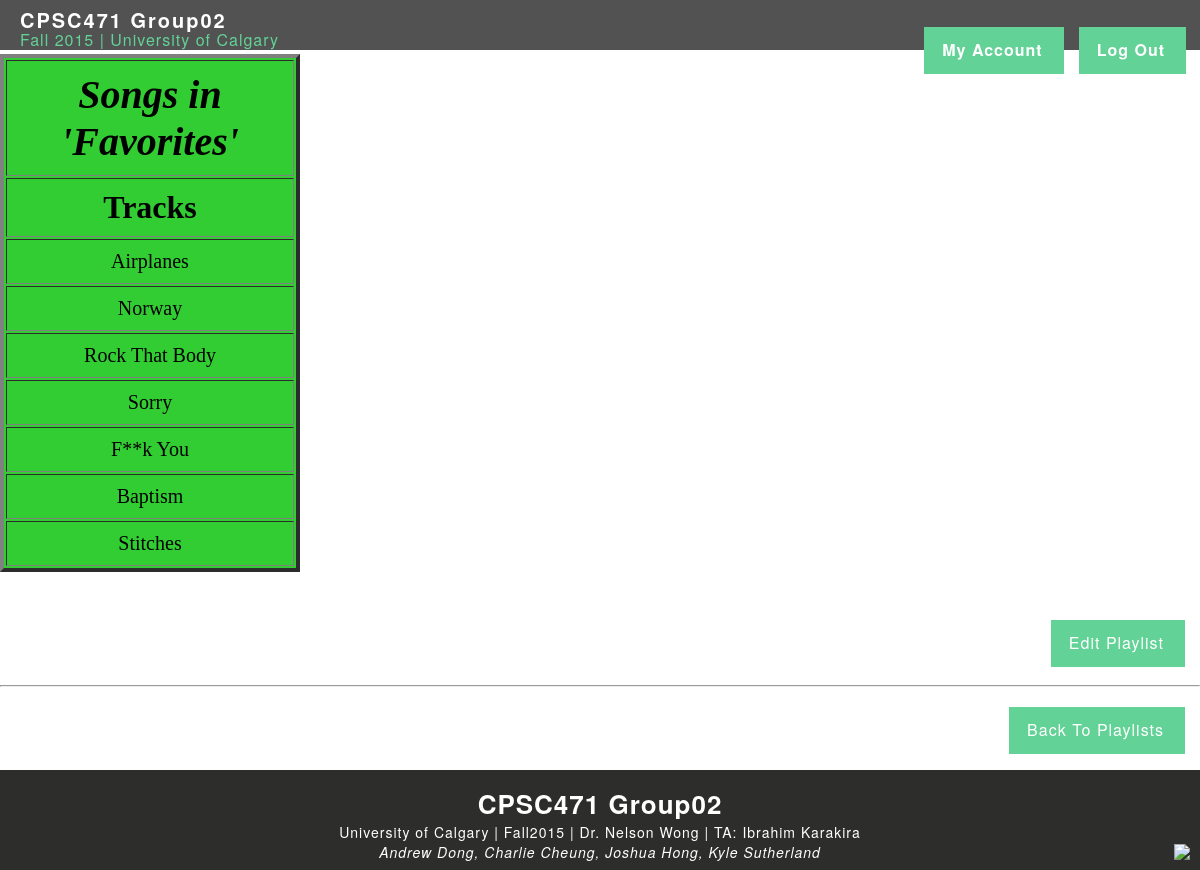
Screenshot of /getPlaylist.php?link=Favorites (signed in) with the database file from the repository.
### tables this page shows
CREATE TABLE IF NOT EXISTS `song` (
  `trackID` int(5) NOT NULL AUTO_INCREMENT,
  `sample` char(255) DEFAULT NULL,
  `songName` char(255) NOT NULL,
  `genre` varchar(255) NOT NULL,
  `Length` varchar(255) NOT NULL,
  `remixTrackNo` int(5) DEFAULT NULL,
  `uid` int(5) DEFAULT NULL,
  `AID` int(5) NOT NULL,
  PRIMARY KEY (`trackID`)
);

### html/getPlaylist.php (the view, shortened to what this page needs)
<?php (include "requireslogin.php");
	include("header.php");
    $playlist_name = $_GET['link'];
    $songs = "SELECT s.songName
                    FROM song s, contain c
                    WHERE c.TID=s.trackID AND c.Pname='$playlist_name'";
    if($result = mysqli_query($link, $songs))
    {
        echo "<table cellpadding='10' border='4' style='width:25%;background-color:LimeGreen;'>";
            echo "<tr>";
                echo "<th style='font-size:250%'><i>Songs in '$playlist_name'</i></th>";
            echo "</tr>";
            echo "<tr>";
                echo'<td style="font-size:200%;text-align:center"><b>Tracks</b></td>';
            echo"</tr>";
        while($row = mysqli_fetch_array($result))
        {
            echo "<tr>";
                echo '<td style="text-align:center;font-size:125%">' . $row['songName']. "</td>";
            echo "</tr>";
        }
        echo "</table>";
    }
    echo "<br/>";
    echo "<br/>";
    echo "<br/>";
    echo "<div id='userbuttons' align='right'><a href='editPlaylist.php?link=" . $playlist_name . "'>Edit Playlist</a></div>";
    echo "<br/>";
    echo "<hr/>";
    echo "<br/>";
    echo "<div id='userbuttons' align='right'><a href='playlists.php'>Back To Playlists</a></div>";
    include("footer.php");
?>

### html/header.php (style rules this page uses)
body { margin: 0px; padding: 0px; background:#fff url('http://i65.tinypic.com/2lc8so5.png') fixed; }
#userbuttons { position:relative; z-index:999; margin-top:5px; margin-bottom:5px; right:0px; }
#userbuttons a { text-decoration:none; text-transform:none; margin-right:15px; letter-spacing:1px; padding:10px 20px 12px 17px; font-size:16px; font-family: 'Helvetica Neue', Helvetica, Arial, sans-serif; color:#fff; background:#63d297; -webkit-transition: 0.8s ease; transition: 0.8s ease; -moz-transition: 0.8s ease; -o-transition: 0.8s ease; border:1px solid #63d297; }

### rows the page displays
song: songName "Airplanes"
song: songName "Norway"
song: songName "Rock That Body"
song: songName "Sorry"
song: songName "F**k You"
song: songName "Baptism"
song: songName "Stitches"

### other values shown
$playlist_name "Favorites"
